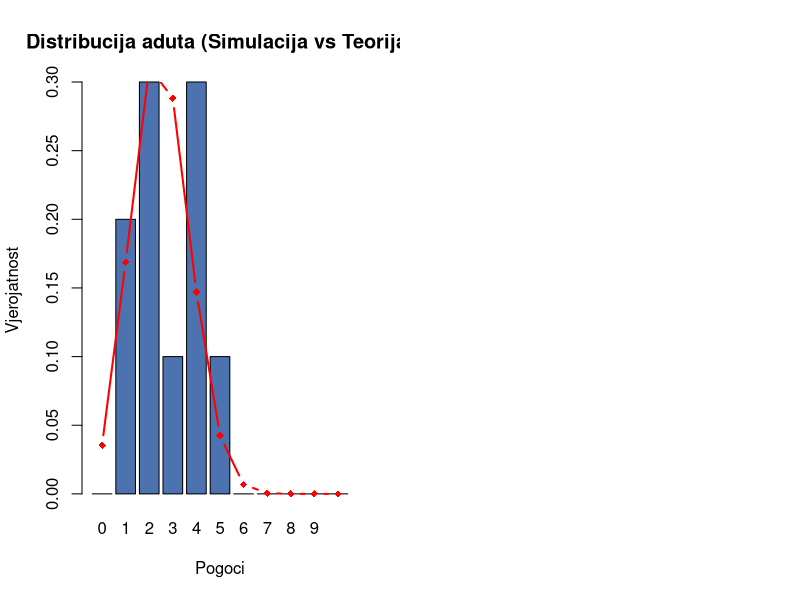
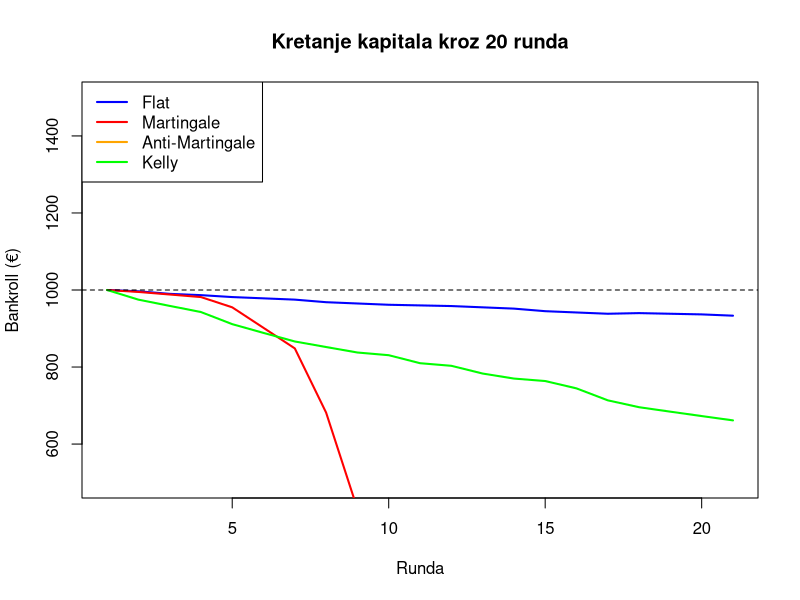
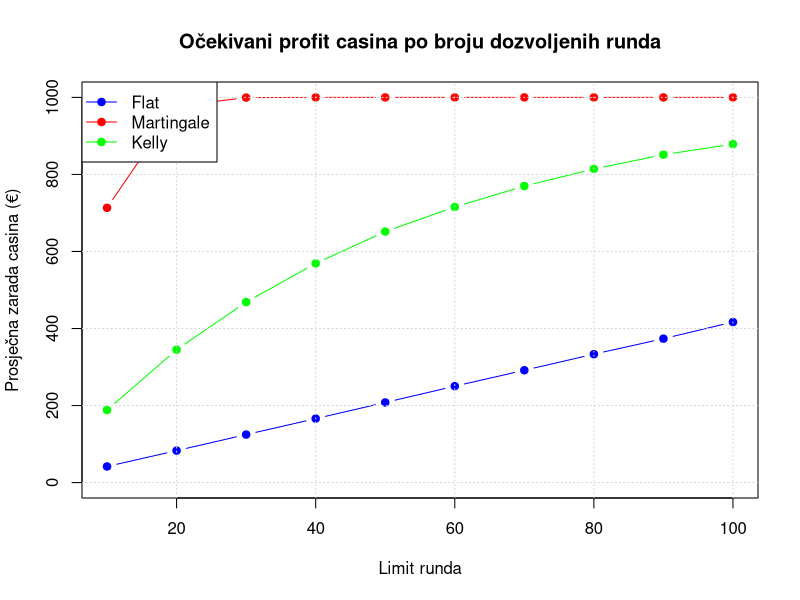

The R source for these figures, in order:
# ==============================================================================
# PROJEKTNI ZADATAK: MODELIRANJE I SIMULACIJA KASINO IGRE "TRŠĆANSKA BRIŠKULA"
# Kolegij: Modeliranje i simulacije | Programski jezik: R (v4.x)
# ==============================================================================


#' @note Inicijalni model s kaznenim bodovima od -20 pokazao je ekstremnu prednost kuće. 
#' Modifikacijom parametra 'pts' na simetrično bodovanje (+10/-10), model je postao 
#' stabilniji, iako i dalje zadržava negativno očekivanje zbog početne postavke bodova (120).

# --- 1. POSTAVKE SUSTAVA (Globalne varijable) ---
set.seed(42)                         
N_SIMS         <- 10            
INIT_PTS       <- 120                
N_CARDS_DRAWN  <- 10                 
SUITS          <- 4                  
CARDS_PER_SUIT <- 10                 
START_BANKROLL <- 1000               
DPI            <- 300                


print("test")
deck_suits <- rep(1:SUITS, each = CARDS_PER_SUIT) 

# --- 2. LOGIKA MODELA (Računalni model) ---

#' @title Računalna simulacija jedne runde igre
#' @description Izvodi stohastički proces miješanja špila i izvlačenja uzorka karata.
#' @param bet Numerička vrijednost uloga u trenutnoj rundi.
#' @return Lista s rezultatima: broj pogodaka (hits), ostvareni neto profit i faktor isplate.
#' @section Logika: 
#' Koristi diskretnu uniformnu distribuciju za odabir aduta i bez-ponavljajuće 
#' uzorkovanje (sampling without replacement) za simulaciju fizičkog špila.
play_round <- function(bet) {
  # Stohastički odabir boje briškule (aduta)
  briscola_suit <- sample(1:SUITS, 1)          
  # Simulacija miješanja špila (Fisher-Yates shuffle ekvivalent)
  shuffled      <- sample(deck_suits)           
  # Izvlačenje fiksnog uzorka (ruka igrača)
  hand          <- shuffled[1:N_CARDS_DRAWN]    
  
  hits     <- sum(hand == briscola_suit)        
  misses   <- N_CARDS_DRAWN - hits              
  
  # Funkcija cilja: pts = f(hits, misses)
  pts      <- INIT_PTS + hits * 10 - misses * 10 
  mult     <- pts / INIT_PTS                    
  profit   <- (mult - 1) * bet                  
  
  return(list(hits = hits, profit = profit, mult = mult))
}

# --- 3. SIMULACIJA STRATEGIJA (Monte Carlo Engine) ---

#' @title Iterativni Monte Carlo simulator strategija
#' @description Simulira dugoročno kretanje kapitala kroz 10^5 iteracija koristeći različite modalitete klađenja.
#' @param strategy_name Identifikator taktike (Flat, Martingale, Anti-Martingale, Kelly).
#' @param n_sims Ukupan broj runda u simulaciji.
#' @param flat_bet Osnovni ulog za fiksne i progresivne sustave.
#' @return Detaljan vremenski niz bankrolla, uloga i ishoda runda.
simulate_strategy <- function(strategy_name, n_sims = N_SIMS, flat_bet = 10) {
  bankroll    <- numeric(n_sims + 1)
  net_profit  <- numeric(n_sims)
  hits_vec    <- numeric(n_sims)
  bets_vec    <- numeric(n_sims) 
  
  bankroll[1] <- START_BANKROLL
  current_bet <- flat_bet
  
  for (i in seq_len(n_sims)) {
    # Decision Engine: Logika određivanja visine uloga
    bet <- switch(strategy_name,
                  "Flat"           = flat_bet,
                  "Martingale"     = current_bet,
                  "Anti-Martingale"= current_bet,
                  "Kelly"          = max(1, bankroll[i] * 0.05))
    
    # Sigurnosni Constraint: Bankroll ne može pasti ispod nule
    bet <- min(bet, bankroll[i]) 
    bets_vec[i] <- bet           
    
    if (bankroll[i] <= 0) { bankroll[(i+1):(n_sims+1)] <- 0; break }
    
    res <- play_round(bet)
    
    # Ažuriranje stanja sustava
    bankroll[i+1]  <- bankroll[i] + res$profit 
    net_profit[i]  <- res$profit              
    hits_vec[i]    <- res$hits
    
    # Feedback Loop: Prilagodba uloga na temelju prethodnog ishoda
    if (strategy_name == "Martingale") {
      current_bet <- if (res$profit < 0) min(current_bet * 2, 500) else flat_bet
    } else if (strategy_name == "Anti-Martingale") {
      current_bet <- if (res$profit > 0) min(current_bet * 2, 500) else flat_bet
    }
  }
  
  return(list(name = strategy_name, bank = bankroll, prof = net_profit, 
              hits = hits_vec, bets = bets_vec))
}

# --- 4. IZVRŠAVANJE I ANALIZA ---
print("test")
strategies <- c("Flat", "Martingale", "Anti-Martingale", "Kelly")
results    <- lapply(strategies, simulate_strategy)
names(results) <- strategies

strategies
# --- 5. TABLIČNI ISPIS KRETANJA FINANCIJA I STATUS BANKROTA ---

cat("\n==============================================================================\n")
cat("   DETALJAN PREGLED TIJEKA IGRE I ANALIZA PREŽIVLJAVANJA   \n")
cat("==============================================================================\n")

for (strat in strategies) {
  cat(sprintf("\n--- STRATEGIJA: %s ---\n", strat))
  
  # Pronalaženje runde bankrota (prva runda gdje je bankroll <= 0)
  # Ako igrač nije bankrotirao, index će biti NA
  bankruptcy_round <- which(results[[strat]]$bank <= 0)[1] - 1
  
  # Prikaz prvih 10 rundi
  play_log <- data.frame(
    Runda     = 1:10,
    Ulog      = results[[strat]]$bets[1:10],
    Pogoci    = results[[strat]]$hits[1:10],
    Neto_Rez  = round(results[[strat]]$prof[1:10], 2),
    Bankroll  = round(results[[strat]]$bank[2:11], 2)
  )
  
  play_log$Ishod <- ifelse(play_log$Neto_Rez > 0, "DOBITAK", 
                           ifelse(play_log$Neto_Rez < 0, "GUBITAK", "NULA"))
  
  print(play_log, row.names = FALSE)
  
  # ISPIS PORUKE O BANKROTU
  if (!is.na(bankruptcy_round)) {
    cat(sprintf("!!! BANKROT: Igrač je izgubio sav novac u %d. rundi !!!\n", bankruptcy_round))
  } else {
    cat(sprintf("STATUS: Igrač je preživio svih %d runda.\n", N_SIMS))
  }
}
# --- 6. STATISTIČKA VALIDACIJA I VIZUALIZACIJA ---

#' @title Analitička verifikacija modela
#' @description Izračun teorijskog očekivanja pomoću Hipergeometrijske distribucije.
#' Očekivani broj pogodaka E(X) = n * (K/N) = 10 * (10/40) = 2.5.
expected_mult <- (120 + 2.5 * 10 - 7.5 * 10) / 120
rtp_val       <- expected_mult * 100


print(expected_mult)

cat("\n========================================================\n")
cat(sprintf("KONAČNI REZULTAT: Teorijski RTP: %.2f%% | House Edge: %.2f%%\n", rtp_val, 100 - rtp_val))
cat("========================================================\n")

# Generiranje vizualnih izvještaja visoke rezolucije
tiff("01_Analiza_Modela_300dpi.tiff", width=2400, height=1800, res=DPI)
par(mfrow = c(1, 2))
h_counts <- table(factor(results$Flat$hits, levels=0:10))
h_dist   <- h_counts / sum(h_counts)
theory   <- dhyper(0:10, 10, 30, 10)
b <- barplot(h_dist, main="Distribucija aduta (Simulacija vs Teorija)", col="#4C72B0", xlab="Pogoci", ylab="Vjerojatnost")
lines(x = b, y = theory, type="b", pch=18, col="red", lwd=2)
dev.off()

cat("\n✓ Svi izvještaji i tablice su generirani.\n")

cat("test")
# --- 7. ANALIZA EKSTREMNIH DOGAĐAJA ---

#' @title Analiza ekstremnih ishoda: Mitski "10 od 10" scenarij
#' @description 
#' Dok model simulira N_SIMS iteracija, postoji teorijski ishod maksimalnog dobitka 
#' gdje igrač izvlači svih 10 briškula (aduta) iz špila. 
#' 
#' @details
#' Vjerojatnost ovog događaja računa se hipergeometrijskom distribucijom:
#' P(X=10) = (10 choose 10) / (40 choose 10) = 1 / 847,660,528.
#' S obzirom na vjerojatnost od ~1 u 847 milijuna, u simulaciji od 100,000 runda
#' očekivani broj pojavljivanja ovog ishoda je statistički zanemariv (crni labud).

theoretical_p <- 1 / choose(40, 10)
actual_count <- sum(results$Flat$hits == 10)

cat("\n--- ANALIZA EKSTREMNOG DOGAĐAJA (10/10 Briškula) ---\n")
cat(sprintf("Vjerojatnost:          1 u %.0f milijuna\n", (1/theoretical_p) / 1e6))
cat(sprintf("Pojavljivanja u tvojih %.0f simulacija: %d\n", N_SIMS, actual_count))

if(actual_count == 0) {
  cat("Zaključak: Statistički 'crni labud' nije detektiran u uzorku.\n")
}

# Primjer "Best Case" scenarija
ideal_pts     <- 120 + (10 * 10) - (0 * 10) 
ideal_mult    <- ideal_pts / 120            
ideal_profit  <- (ideal_mult - 1) * 1000    

cat(sprintf("\nU slučaju 'Best Case' scenarija (ulog 1000€):\n"))
cat(sprintf("Završni bodovi:        %d\n", ideal_pts))
cat(sprintf("Isplatni faktor:       %.3fx\n", ideal_mult))
cat(sprintf("Neto dobitak:          +%.2f€\n", ideal_profit))

# --- 8. ZBIRNA STATISTIKA (Risk Assessment) ---

cat("\n========================================================\n")
cat("          USPOREDNA STATISTIKA IZDRŽLJIVOSTI           \n")
cat("========================================================\n")

summary_stats <- data.frame(
  Strategija = strategies,
  Preživljeno_Runda = sapply(strategies, function(s) {
    idx <- which(results[[s]]$bank <= 0)[1] - 1
    if(is.na(idx)) N_SIMS else idx
  }),
  Konačni_Bankroll = sapply(strategies, function(s) round(tail(results[[s]]$bank, 1), 2))
)

summary_stats$Status <- ifelse(summary_stats$Preživljeno_Runda < N_SIMS, "BANKROTIRAO", "PREŽIVIO")

print(summary_stats, row.names = FALSE)

# --- 9. OGRANIČENA SIMULACIJA (Limit: 20 Runda) ---

#' @title Simulacija s fiksnim vremenskim horizontom
#' @description Simulira što se događa ako igrač odluči stati nakon točno 20 runda,
#' što je čest scenarij u stvarnom svijetu (ograničeno vrijeme/strpljenje).

N_LIMIT <- 20
cat("\n========================================================\n")
cat(sprintf("   ANALIZA ISHODA NAKON LIMITA OD %d RUNDA   \n", N_LIMIT))
cat("========================================================\n")

# Pokretanje nove simulacije s limitom
results_limit <- lapply(strategies, function(s) simulate_strategy(s, n_sims = N_LIMIT))
names(results_limit) <- strategies

print(strategies)

summary_limit <- data.frame(
  Strategija = strategies,
  Početni_Bankroll = START_BANKROLL,
  Konačni_Bankroll = sapply(strategies, function(s) round(tail(results_limit[[s]]$bank, 1), 2))
)

summary_limit$Neto_Profit <- summary_limit$Konačni_Bankroll - summary_limit$Početni_Bankroll
summary_limit$Ishod <- ifelse(summary_limit$Neto_Profit > 0, "PROFIT", "GUBITAK")

print(summary_limit, row.names = FALSE)

# Vizualizacija kretanja za 20 runda
dev.new() # Otvara novi prozor za grafove ako si u RStudiu
par(mfrow = c(1, 1))
plot(results_limit$Flat$bank, type="l", col="blue", lwd=2, ylim=c(500, 1500),
     main=sprintf("Kretanje kapitala kroz %d runda", N_LIMIT),
     xlab="Runda", ylab="Bankroll (€)")
lines(results_limit$Martingale$bank, col="red", lwd=2)
lines(results_limit$Kelly$bank, col="green", lwd=2)
lines(results_limit$Anti_Martingale$bank, col="orange", lwd=2) # Napomena: provjeri ime u listi
abline(h=START_BANKROLL, lty=2) # Linija nule
legend("topleft", legend=strategies, col=c("blue", "red", "orange", "green"), lwd=2)

cat("\n✓ Analiza limita je gotova. Primijeti razliku u 'preživljavanju'!\n")

# [SVE PRETHODNE SEKCIJE OSTAJU ISTE...]

# --- 10. CASINO OPTIMIZACIJA: ANALIZA LIMITA RUNDI (Ispravljena verzija) ---

stepenice_limita <- seq(10, 100, by = 10)
casino_izvjestaj <- data.frame()

cat("\nPokrećem simulaciju limita...\n")

for (limit in stepenice_limita) {
  
  # Za svaki limit računamo prosjek
  avg_profits <- sapply(strategies, function(s) {
    # 500 replikacija je dovoljno za stabilan prosjek
    runs <- replicate(500, {
      sim <- simulate_strategy(s, n_sims = limit)
      # Profit casina = Početni novac - Završni novac igrača
      START_BANKROLL - tail(sim$bank, 1)
    })
    return(mean(runs))
  })
  
  # PAZI: Ovdje koristimo točne indekse iz avg_profits da izbjegnemo NA
  redak <- data.frame(
    Maks_Rundi = limit,
    Flat       = avg_profits["Flat"],
    Martingale = avg_profits["Martingale"],
    Kelly      = avg_profits["Kelly"],
    Anti_Mart  = avg_profits["Anti-Martingale"]
  )
  
  casino_izvjestaj <- rbind(casino_izvjestaj, redak)
}

# Provjera: ako ima NA, zamijeni ih nulom da plot ne pukne
casino_izvjestaj[is.na(casino_izvjestaj)] <- 0

# Ispis tablice
print(round(casino_izvjestaj, 2), row.names = FALSE)

# Crtanje grafa uz sigurnosnu provjeru ylim
max_y <- max(casino_izvjestaj$Martingale, na.rm = TRUE)
if(is.infinite(max_y) | max_y < 1) max_y <- 100 # Fiksna granica ako podaci ne valjuju

plot(casino_izvjestaj$Maks_Rundi, casino_izvjestaj$Flat, type="b", col="blue", pch=19,
     ylim=c(0, max_y),
     main="Očekivani profit casina po broju dozvoljenih runda",
     xlab="Limit runda", ylab="Prosječna zarada casina (€)")
lines(casino_izvjestaj$Maks_Rundi, casino_izvjestaj$Martingale, type="b", col="red", pch=19)
lines(casino_izvjestaj$Maks_Rundi, casino_izvjestaj$Kelly, type="b", col="green", pch=19)
grid()
legend("topleft", legend=c("Flat", "Martingale", "Kelly"), col=c("blue", "red", "green"), pch=19, lty=1)

cat("\nZAKLJUČAK ZA UPRAVU CASINA:\n")
cat(sprintf("- Ako dozvolite 100 rundi, prosječan igrač na Flat-u će vam ostaviti %.2f€.\n", tail(casino_izvjestaj$Flat, 1)))
cat(sprintf("- Martingale igrači su najisplativiji; prosječno gube %.2f€ u 100 rundi.\n", tail(casino_izvjestaj$Martingale, 1)))
